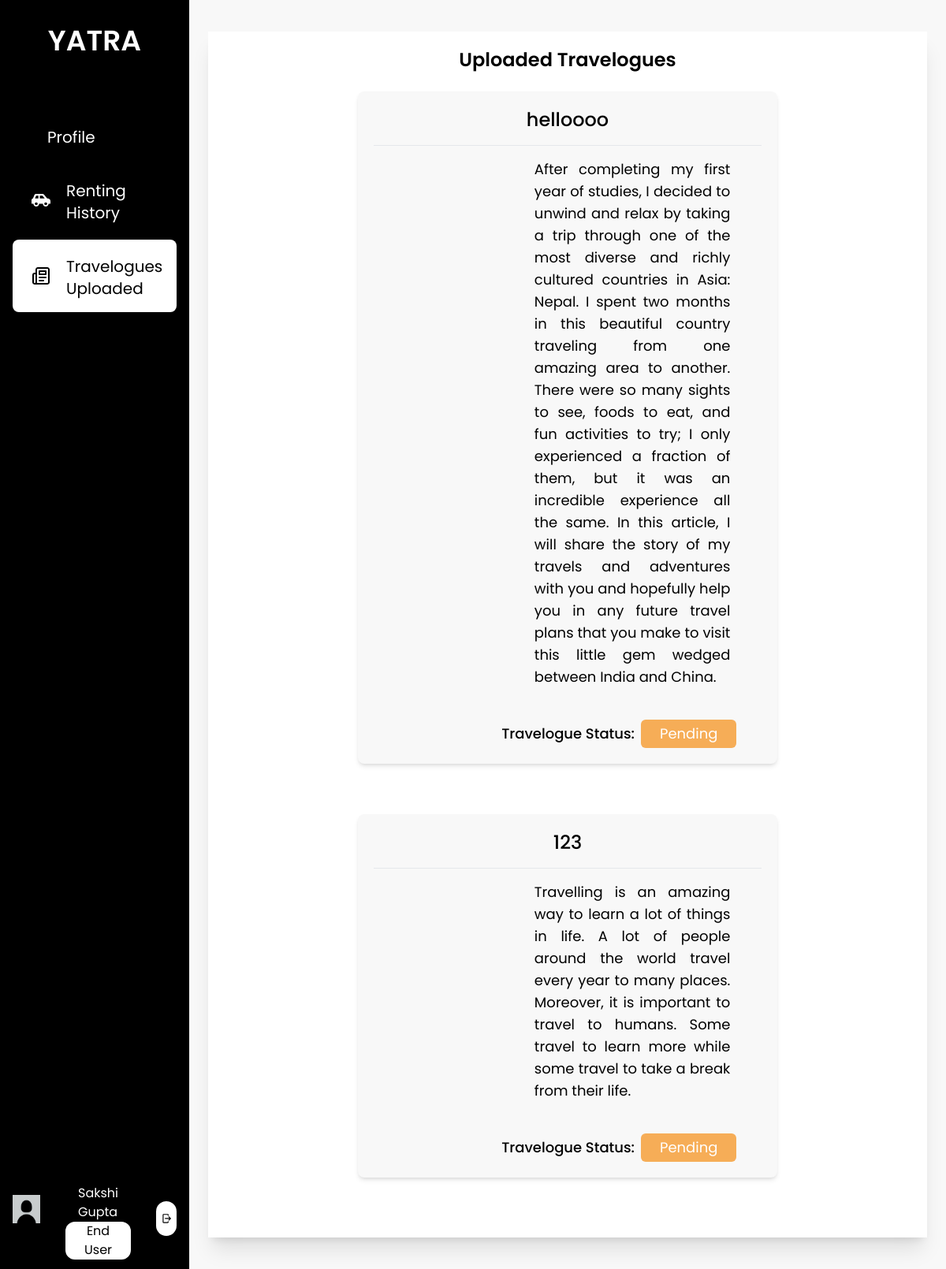
The app's page /travelogues_uploaded/ (signed in), older data.
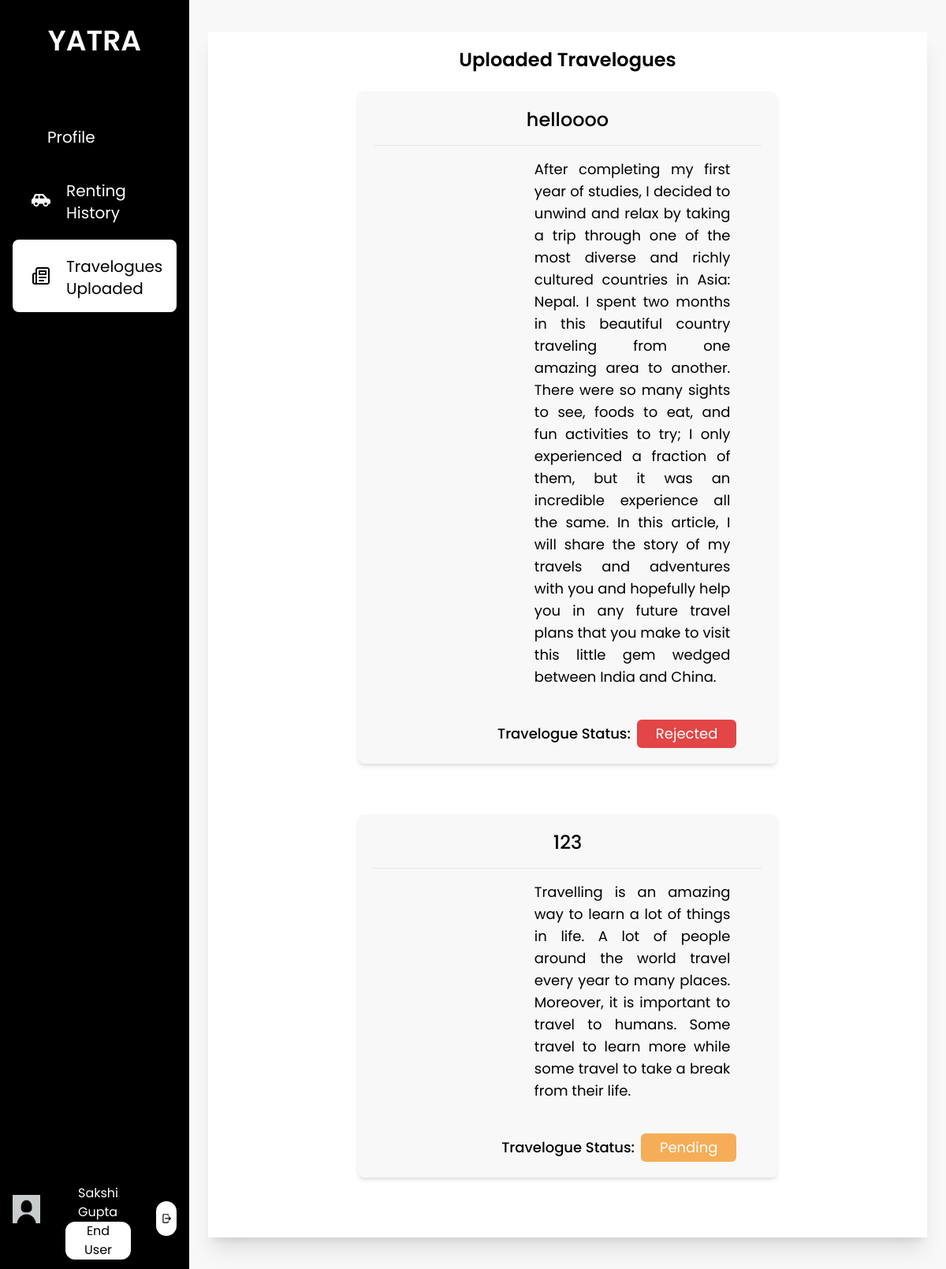
The same page, newer data.
### base/models.py (models this page shows)
class Travelogue(models.Model):
    enduser = models.ForeignKey(EndUser, on_delete=models.CASCADE, related_name="blogger")
    title = models.CharField(max_length=50)
    description = models.TextField(max_length=1500)
    image1 = models.ImageField(upload_to="enduser/travelogue")
    image2 = models.ImageField(upload_to="enduser/travelogue", null=True, blank=True)
    is_approved = models.CharField(max_length=10, choices=status, default="Pending")

### base/views.py (the view)
# urls.py: path('travelogues_uploaded/', views.travelogues_uploaded, name='travelogues_uploaded'),
def travelogues_uploaded(request):
    travelogues = Travelogue.objects.filter(enduser=request.user.enduser)
    context = {
        'uploaded_travelogues': travelogues
    }
    return render(request, 'enduser/travelogues_uploaded.html', context)

### base/templatetags/user_group.py (called while the page is built)
@register.filter(name='has_group')
def has_group(user, group_name):
    return user.groups.filter(name=group_name).exists()

### base/templates/enduser/travelogues_uploaded.html (shortened to what this page needs)
{% extends 'base/base.html' %}
{% load static %}
{% load only_name %}
{% block content %}
<div class="h-screen w-full px-6 py-10 bg-theme">
    <div class="bg-white h-full flex flex-col shadow-xl ">
        <div class="p-3 overflow-y-auto scrollbar-hide">
            <p class="text-center text-2xl font-semibold pt-2 pb-6">Uploaded Travelogues</p>
            {% if uploaded_travelogues %}
                {% for travelogue in uploaded_travelogues %}
                <div class="w-3/5 flex flex-col mx-auto rounded-lg bg-theme p-5 shadow-md mb-16">
                    <div class="flex w-full justify-center mb-4" style="height: 3%;">
                        <span class="font-medium text-2xl">{{ travelogue.title }}</span>
                    </div>
                    <hr class="mb-4">
                    <div class="flex flex-row text-lg text-justify" style="height:87%;">
                        <div class="flex flex-col justify-center items-center w-1/3 h-auto">
                        </div>
                        <div class="flex w-2/3 h-auto px-10">
                            <div class="flex justify-center w-full  mb-4">
                                <span class="">{{ travelogue.description }}</span>
                            </div>
                        </div>
                    </div>
                    <div class="flex w-full justify-end text-lg px-8 mt-6" style="height:10%;">
                        <span class="font-medium py-1">Travelogue Status:  </span><span class="py-1 px-6 ml-2 text-white rounded-md {% if travelogue.is_approved == 'Approved' %} bg-custom-green {% elif travelogue.is_approved == 'Pending' %} bg-custom-orange {% elif travelogue.is_approved == 'Rejected' %} bg-danger {% endif %} ">{{ travelogue.is_approved }}</span>
                    </div>
                </div>
                {% endfor %}
            {% endif %}
        </div>
    </div>
</div>
{% endblock %}

Row changes from the older to the newer data that the page shows:
changed Travelogue "helloooo": is_approved "Pending" → "Rejected"
